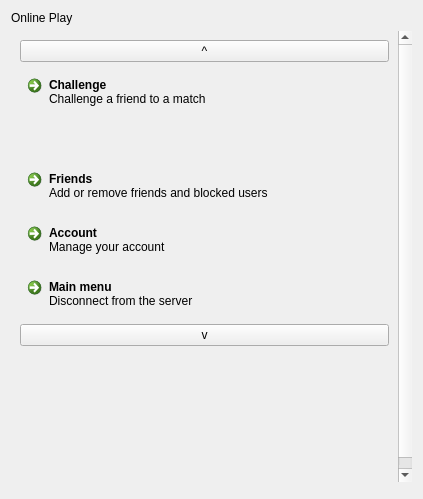
<?xml version="1.0" encoding="UTF-8"?>
<ui version="4.0">
 <class>OnlineMenuScreen</class>
 <widget class="QWidget" name="OnlineMenuScreen">
  <property name="geometry">
   <rect>
    <x>0</x>
    <y>0</y>
    <width>423</width>
    <height>499</height>
   </rect>
  </property>
  <property name="windowTitle">
   <string>Form</string>
  </property>
  <layout class="QVBoxLayout" name="verticalLayout_2">
   <item>
    <widget class="tTitleLabel" name="label">
     <property name="text">
      <string>Online Play</string>
     </property>
    </widget>
   </item>
   <item>
    <widget class="QScrollArea" name="scrollArea">
     <property name="frameShape">
      <enum>QFrame::NoFrame</enum>
     </property>
     <property name="widgetResizable">
      <bool>true</bool>
     </property>
     <widget class="QWidget" name="scrollAreaWidgetContents">
      <property name="geometry">
       <rect>
        <x>0</x>
        <y>0</y>
        <width>391</width>
        <height>482</height>
       </rect>
      </property>
      <layout class="QVBoxLayout" name="verticalLayout">
       <item>
        <widget class="FocusBarrier" name="barrierTop">
         <property name="text">
          <string>^</string>
         </property>
        </widget>
       </item>
       <item>
        <widget class="QCommandLinkButton" name="startGameButton">
         <property name="text">
          <string>Challenge</string>
         </property>
         <property name="description">
          <string>Challenge a friend to a match</string>
         </property>
        </widget>
       </item>
       <item>
        <spacer name="verticalSpacer">
         <property name="orientation">
          <enum>Qt::Vertical</enum>
         </property>
         <property name="sizeHint" stdset="0">
          <size>
           <width>20</width>
           <height>40</height>
          </size>
         </property>
        </spacer>
       </item>
       <item>
        <widget class="QCommandLinkButton" name="relationsButton">
         <property name="text">
          <string>Friends</string>
         </property>
         <property name="description">
          <string>Add or remove friends and blocked users</string>
         </property>
        </widget>
       </item>
       <item>
        <widget class="QCommandLinkButton" name="accountButton">
         <property name="text">
          <string>Account</string>
         </property>
         <property name="description">
          <string>Manage your account</string>
         </property>
        </widget>
       </item>
       <item>
        <widget class="QCommandLinkButton" name="exitButton">
         <property name="text">
          <string>Main menu</string>
         </property>
         <property name="description">
          <string>Disconnect from the server</string>
         </property>
         <property name="type" stdset="0">
          <string>destructive</string>
         </property>
        </widget>
       </item>
       <item>
        <widget class="FocusBarrier" name="barrierBottom">
         <property name="text">
          <string>v</string>
         </property>
        </widget>
       </item>
       <item>
        <spacer name="verticalSpacer_2">
         <property name="orientation">
          <enum>Qt::Vertical</enum>
         </property>
         <property name="sizeHint" stdset="0">
          <size>
           <width>20</width>
           <height>138</height>
          </size>
         </property>
        </spacer>
       </item>
      </layout>
     </widget>
    </widget>
   </item>
   <item>
    <widget class="GamepadHud" name="gamePadControls" native="true"/>
   </item>
  </layout>
 </widget>
 <customwidgets>
  <customwidget>
   <class>GamepadHud</class>
   <extends>QWidget</extends>
   <header location="global">gamepadhud.h</header>
   <container>1</container>
  </customwidget>
  <customwidget>
   <class>FocusBarrier</class>
   <extends>QPushButton</extends>
   <header location="global">focusbarrier.h</header>
  </customwidget>
  <customwidget>
   <class>tTitleLabel</class>
   <extends>QLabel</extends>
   <header location="global">ttitlelabel.h</header>
  </customwidget>
 </customwidgets>
 <resources/>
 <connections/>
</ui>
